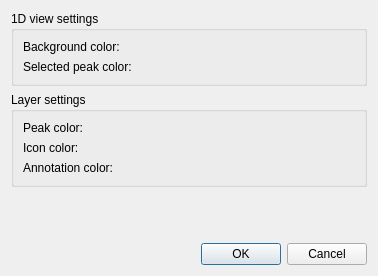
<?xml version="1.0" encoding="UTF-8"?>
<ui version="4.0">
 <class>Spectrum1DPrefDialogTemplate</class>
 <widget class="QDialog" name="Spectrum1DPrefDialogTemplate">
  <property name="geometry">
   <rect>
    <x>0</x>
    <y>0</y>
    <width>374</width>
    <height>276</height>
   </rect>
  </property>
  <property name="windowTitle">
   <string>1D view preferences</string>
  </property>
  <layout class="QVBoxLayout" name="verticalLayout">
   <item>
    <widget class="QGroupBox" name="groupBox">
     <property name="title">
      <string>1D view settings</string>
     </property>
     <layout class="QGridLayout">
      <item row="0" column="0">
       <widget class="QLabel" name="label">
        <property name="text">
         <string>Background color:</string>
        </property>
       </widget>
      </item>
      <item row="0" column="1">
       <widget class="OpenMS::ColorSelector" name="bg_color" native="true">
        <widget class="QWidget" name="widget_2" native="true">
         <property name="geometry">
          <rect>
           <x>130</x>
           <y>30</y>
           <width>21</width>
           <height>20</height>
          </rect>
         </property>
        </widget>
       </widget>
      </item>
      <item row="1" column="0">
       <widget class="QLabel" name="label_2">
        <property name="text">
         <string>Selected peak color:</string>
        </property>
       </widget>
      </item>
      <item row="1" column="1">
       <widget class="OpenMS::ColorSelector" name="selected_color" native="true"/>
      </item>
     </layout>
    </widget>
   </item>
   <item>
    <widget class="QGroupBox" name="groupBox_2">
     <property name="title">
      <string>Layer settings</string>
     </property>
     <layout class="QGridLayout">
      <item row="0" column="0">
       <widget class="QLabel" name="label_3">
        <property name="text">
         <string>Peak color:</string>
        </property>
       </widget>
      </item>
      <item row="0" column="1">
       <widget class="OpenMS::ColorSelector" name="peak_color" native="true"/>
      </item>
      <item row="1" column="0">
       <widget class="QLabel" name="label_4">
        <property name="text">
         <string>Icon color:</string>
        </property>
       </widget>
      </item>
      <item row="1" column="1">
       <widget class="OpenMS::ColorSelector" name="icon_color" native="true"/>
      </item>
      <item row="2" column="0">
       <widget class="QLabel" name="label_6">
        <property name="text">
         <string>Annotation color:</string>
        </property>
       </widget>
      </item>
      <item row="2" column="1">
       <widget class="OpenMS::ColorSelector" name="annotation_color" native="true"/>
      </item>
     </layout>
    </widget>
   </item>
   <item>
    <spacer>
     <property name="orientation">
      <enum>Qt::Vertical</enum>
     </property>
     <property name="sizeHint" stdset="0">
      <size>
       <width>356</width>
       <height>21</height>
      </size>
     </property>
    </spacer>
   </item>
   <item>
    <widget class="QDialogButtonBox" name="buttonBox">
     <property name="orientation">
      <enum>Qt::Horizontal</enum>
     </property>
     <property name="standardButtons">
      <set>QDialogButtonBox::Cancel|QDialogButtonBox::Ok</set>
     </property>
    </widget>
   </item>
  </layout>
 </widget>
 <customwidgets>
  <customwidget>
   <class>OpenMS::ColorSelector</class>
   <extends>QWidget</extends>
   <header>OpenMS/VISUAL/ColorSelector.h</header>
  </customwidget>
 </customwidgets>
 <resources/>
 <connections>
  <connection>
   <sender>buttonBox</sender>
   <signal>accepted()</signal>
   <receiver>Spectrum1DPrefDialogTemplate</receiver>
   <slot>accept()</slot>
   <hints>
    <hint type="sourcelabel">
     <x>248</x>
     <y>254</y>
    </hint>
    <hint type="destinationlabel">
     <x>157</x>
     <y>274</y>
    </hint>
   </hints>
  </connection>
  <connection>
   <sender>buttonBox</sender>
   <signal>rejected()</signal>
   <receiver>Spectrum1DPrefDialogTemplate</receiver>
   <slot>reject()</slot>
   <hints>
    <hint type="sourcelabel">
     <x>316</x>
     <y>260</y>
    </hint>
    <hint type="destinationlabel">
     <x>286</x>
     <y>274</y>
    </hint>
   </hints>
  </connection>
 </connections>
</ui>
